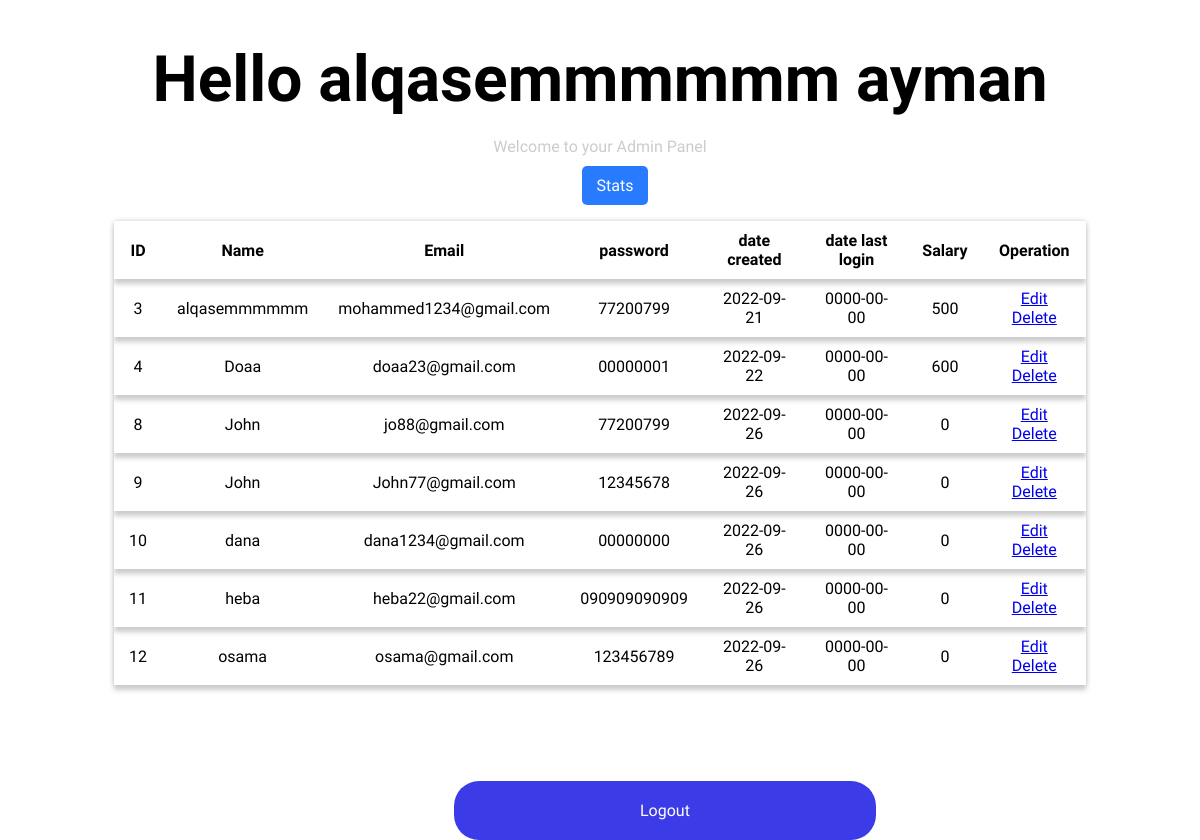
The app's page /main/index.php (signed in) with its own data.
### tables this page shows
CREATE TABLE `user` (
  `id` int(50) NOT NULL,
  `firstname` varchar(100) NOT NULL,
  `middlename` varchar(100) NOT NULL,
  `lastname` varchar(100) NOT NULL,
  `familyname` varchar(100) NOT NULL,
  `email` varchar(100) NOT NULL,
  `password` varchar(100) NOT NULL,
  `phone` bigint(100) NOT NULL,
  `dob` varchar(100) NOT NULL,
  `date_created` date NOT NULL,
  `date_lastLogged` date NOT NULL,
  `role` varchar(100) NOT NULL,
  `salary` int(100) NOT NULL
);

### main/index.php (the view, shortened to what this page needs)
<?php
    require_once("../includes/connection.php");
?>
<!DOCTYPE html>
<html lang="en">
<head>
    <link rel="stylesheet" href="../css/style.css">
</head>
<body>
    <section id="home" class="homeContainer">
        <div class="welcomeContainer">
            <div class="welcomeTitle">
                <h1>Hello <?php echo $_SESSION['username']; ?></h1>
            </div>
            <div class="welcomeSubTitle">
                <p>Welcome to your Admin Panel</p>
            </div>
            <div class="stats">
                <a href="stats.php">Stats</a>
            </div>
            <?php
                $fetchDetails = mysqli_query($conn, "SELECT * FROM user WHERE role NOT IN ('Super admin')");
            ?>
            <div class="tableContainer">
                <table>
                    <tr>
                        <th>ID</th>
                        <th>Name</th>
                        <th>Email</th>
                        <th>password</th>
                        <th>date created</th>
                        <th>date last login</th>
                        <th>Salary</th>
                        <th>Operation</th>
                    </tr>
                    <?php
                    while($data = mysqli_fetch_array($fetchDetails))
                    {
                        ?>
                        <tr>
                            <td><?php echo $data['id']; ?></td>
                            <td><?php echo $data['firstname']; ?></td>
                            <td><?php echo $data['email']; ?></td>
                            <td><?php echo $data['password']; ?></td>
                            <td><?php echo $data['date_created']; ?></td>
                            <td><?php echo $data['date_lastLogged']; ?></td>
                            <td><?php echo $data['salary']; ?></td>
                            <td>
                                <a href="<?php echo 'index.php?edit='. $data['id']; ?>">Edit</a>
                                <a href="<?php echo 'index.php?delete='. $data['id']; ?>">Delete</a>
                            </td>
                        </tr>
                        <?php
                    }
                    ?>
                </table>
            </div>
            <div class="welcomeBtns">
                <div class="btns">
                    <?php if(isset($_SESSION['login'])): ?>
                        <a style="margin: 0 0 0 180px; position: relative; top: 100px;" class="login" href="../pages/logout.php">Logout</a>
                    <?php else: ?>
                        <a class="login" href="../pages/login.php">Login</a>
                        <a class="signup" href="../pages/signup.php">Signup</a>
                    <?php endif; ?>
                </div>
            </div>
        </div>
    </section>
</body>
</html>

### css/style.css (style rules this page uses)
* { margin: 0; padding: 0; font-family: 'K2D', sans-serif; }
#home { width: 100%; height: 90vh; }
.welcomeContainer { width: 90%; margin: 2rem auto; height: 95vh; }
.welcomeTitle { padding: 10px 15px; }
.welcomeTitle h1 { text-align: center; font-size: 4em; }
.welcomeSubTitle { padding: 10px 15px; }
.welcomeSubTitle p { text-align: center; color: #ccc; }
.welcomeBtns { width: 90%; margin: 1rem auto; }
.welcomeBtns a { text-decoration: none; padding: 20px 186px; border-radius: 25px; color: #000; }
.welcomeBtns .btns { width: 80%; margin: 0 0 0 10rem; }
.welcomeBtns .login { background: #3b3be8; color: #fff; transition: 350ms ease-in-out; }
table { width: 90%; margin: 1rem auto; box-shadow: 0 0 5px #ccc; border-collapse: collapse; }
table th, table td { text-align: center; padding: 10px 15px; }
table tr { box-shadow: 0 5px 5px #ccc; }
.stats { width: 100%; padding: 10px 15px; text-align: center; }
.stats a { text-decoration: none; text-align: center; color: #fff; padding: 10px 15px; background: #287bff; border-radius: 5px; }

### records on screen
user: id "3", firstname "alqasemmmmmm", email "mohammed1234@gmail.com", password "77200799", date_created "2022-09-21", date_lastLogged "0000-00-00", salary "500"
user: id "4", firstname "Doaa", email "doaa23@gmail.com", password "00000001", date_created "2022-09-22", date_lastLogged "0000-00-00", salary "600"
user: id "8", firstname "John", email "jo88@gmail.com", password "77200799", date_created "2022-09-26", date_lastLogged "0000-00-00", salary "0"
user: id "9", firstname "John", email "John77@gmail.com", password "12345678", date_created "2022-09-26", date_lastLogged "0000-00-00", salary "0"
user: id "10", firstname "dana", email "dana1234@gmail.com", password "00000000", date_created "2022-09-26", date_lastLogged "0000-00-00", salary "0"
user: id "11", firstname "heba", email "heba22@gmail.com", password "090909090909", date_created "2022-09-26", date_lastLogged "0000-00-00", salary "0"
user: id "12", firstname "osama", email "osama@gmail.com", password "123456789", date_created "2022-09-26", date_lastLogged "0000-00-00", salary "0"

### other values on screen
$_SESSION['username'] "alqasemmmmmm ayman"
